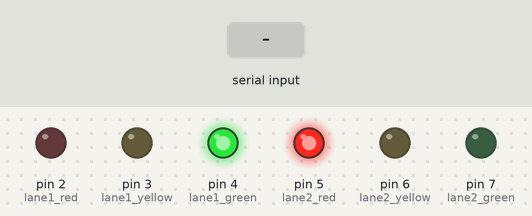
Bench run of a sketch on a simulated Arduino Uno, built with avr-gcc and run on an emulated ATmega328P. On the bench: output pins drawn as LEDs (lit = HIGH). The inputs (shaded band) are chosen by the test bench.

Above: at 1.2 s.
1.3 s: "L1\n" received over Serial
At 2.5 s:
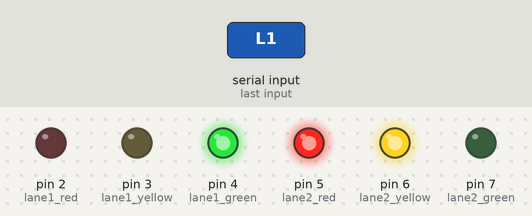
4.3 s: "L2\n" received over Serial
At 4.9 s:
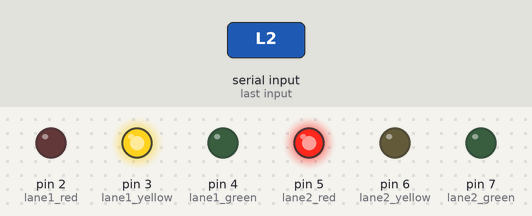
7.3 s: "L1\n" received over Serial
At 8.4 s:
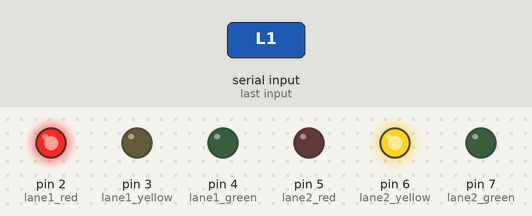
Timing chart, 0 to 10.3 s (numbered marks = the images above; inputs shaded):
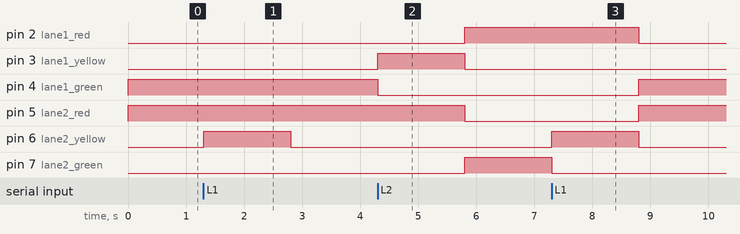

Measured:
- after the input at 1.3 s, pin 6 (lane2_yellow): LOW → HIGH at once, → LOW 1.5 s later
- after the input at 4.3 s, pin 2 (lane1_red), pin 7 (lane2_green): LOW → HIGH after 1.5 s; pin 3 (lane1_yellow): LOW → HIGH at once, → LOW 1.5 s later; pin 4 (lane1_green): HIGH → LOW at once; pin 5 (lane2_red): HIGH → LOW after 1.5 s
- after the input at 7.3 s, pin 2 (lane1_red): HIGH → LOW after 1.5 s; pin 4 (lane1_green), pin 5 (lane2_red): LOW → HIGH after 1.5 s; pin 6 (lane2_yellow): LOW → HIGH at once, → LOW 1.5 s later; pin 7 (lane2_green): HIGH → LOW at once

The sketch:

controller.ino
```cpp
// Smart Traffic Light System - Arduino Controller
// Listens for 'L1' or 'L2' via Serial to switch traffic light LEDs

// Define LED pins for Lane 1
const int lane1_red = 2;
const int lane1_yellow = 3;
const int lane1_green = 4;

// Define LED pins for Lane 2
const int lane2_red = 5;
const int lane2_yellow = 6;
const int lane2_green = 7;

String command = "";

void setup() {
  // Initialize Serial Communication at 9600 baud rate to match Python script
  Serial.begin(9600);

  // Initialize all LED pins as OUTPUT
  pinMode(lane1_red, OUTPUT);
  pinMode(lane1_yellow, OUTPUT);
  pinMode(lane1_green, OUTPUT);

  pinMode(lane2_red, OUTPUT);
  pinMode(lane2_yellow, OUTPUT);
  pinMode(lane2_green, OUTPUT);

  // Initial State: Lane 1 gets Green, Lane 2 gets Red
  digitalWrite(lane1_green, HIGH);
  digitalWrite(lane1_red, LOW);
  digitalWrite(lane1_yellow, LOW);

  digitalWrite(lane2_red, HIGH);
  digitalWrite(lane2_green, LOW);
  digitalWrite(lane2_yellow, LOW);
}

void loop() {
  // Check if data is available from the Python script via USB
  if (Serial.available() > 0) {
    command = Serial.readStringUntil('\n');
    command.trim(); // Remove any extra hidden whitespace or return characters

    if (command == "L1") {
      // Transition Lane 2 to Red, Lane 1 to Green

      // 1. Turn on Lane 2 Yellow for a safe transition
      digitalWrite(lane2_green, LOW);
      digitalWrite(lane2_yellow, HIGH);
      delay(1500);
      digitalWrite(lane2_yellow, LOW);

      // 2. Set Lane 2 to Red
      digitalWrite(lane2_red, HIGH);

      // 3. Set Lane 1 to Green
      digitalWrite(lane1_red, LOW);
      digitalWrite(lane1_green, HIGH);

    } else if (command == "L2") {
      // Transition Lane 1 to Red, Lane 2 to Green

      // 1. Turn on Lane 1 Yellow for a safe transition
      digitalWrite(lane1_green, LOW);
      digitalWrite(lane1_yellow, HIGH);
      delay(1500);
      digitalWrite(lane1_yellow, LOW);

      // 2. Set Lane 1 to Red
      digitalWrite(lane1_red, HIGH);

      // 3. Set Lane 2 to Green
      digitalWrite(lane2_red, LOW);
      digitalWrite(lane2_green, HIGH);
    }
  }
}
```
